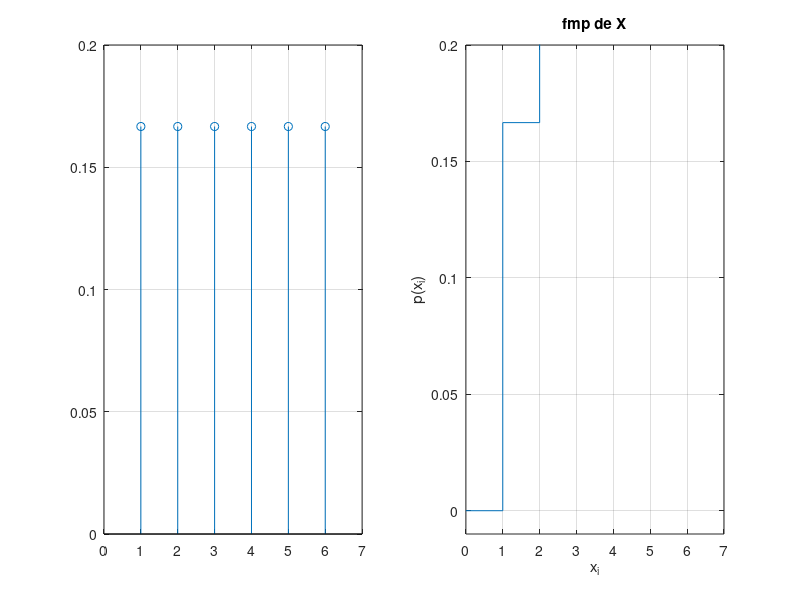

Here is the MATLAB script that generated this plot:
%Considere a variavel aleat ´ oria ´ X correspondente a face que fica para cima no lanc¸amento de 1 dado. `
%Usando os valores teoricos: ´
%(a) produza um grafico, em Matlab, que represente a func¸ ´ ao massa de probabilidade ˜
%1 de X;

%Sx = [1 2 3 4 5 6]  % 1:6
Sx = 1:6
px = ones(size(Sx))/6;  %cfav / cposs
figure(1)
subplot(1,2,1)
stem(Sx, px)
xlim([0 7])
grid on


fx = cumsum(px);
subplot(1,2,2)
stairs([0 Sx 7 ], [ 0 fx 1])
xlim([0 7])
ylim([0 1.1])
grid on 

axis ([0 7 -0.01 0.2])
title('fmp de X')
xlabel('x_i'), ylabel('p(x_i)')
